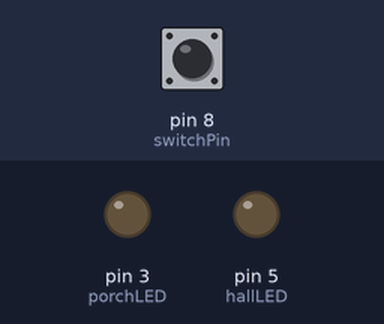
The sketch below on a simulated Arduino Uno, built with avr-gcc and run on an emulated ATmega328P. Parts: output pins drawn as LEDs (lit = HIGH). The test bench sets the inputs (shaded band); at power-on: pin 8 (switchPin) HIGH.

Above: at 1.2 s.
1.3 s: pin 8 (switchPin) pulled LOW for 0.15 s
At 1.42 s:
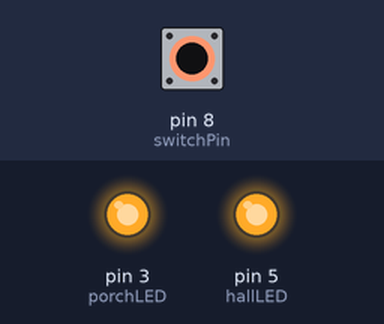
2.9 s: pin 8 (switchPin) pulled LOW for 3.2 s
At 7.6 s:
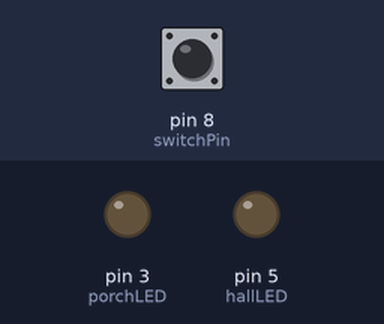
Timing chart, 0 to 9.1 s (numbered marks = the images above; inputs shaded):
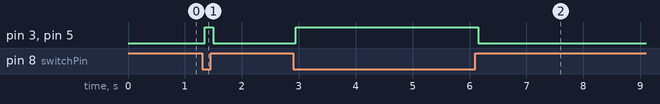

Measured:
- after the input at 1.3 s, pin 3 (porchLED), pin 5 (hallLED): LOW → HIGH after 0.05 s, → LOW 0.15 s later
- after the input at 2.9 s, pin 3 (porchLED), pin 5 (hallLED): LOW → HIGH after 0.05 s, → LOW 3.2 s later

The sketch:

Task1.1Lights_ON_reiterated.ino
```cpp
const int porchLED = 3;
const int hallLED = 5;
const int switchPin = 8;

const unsigned long PORCH_TIME = 30000;
const unsigned long HALL_TIME  = 60000;

unsigned long sequenceStartTime = 0;
bool sequenceRunning = false;
bool sequenceComplete = false;

int lastPhysicalReading = HIGH;
int confirmedSwitchState = HIGH;
unsigned long lastDebounceTime = 0;
const unsigned long debounceDelay = 50;

void setup() {
    pinMode(porchLED, OUTPUT);
    pinMode(hallLED, OUTPUT);
    pinMode(switchPin, INPUT_PULLUP);
}

void loop() {
    int physicalReading = digitalRead(switchPin);

    if (physicalReading != lastPhysicalReading) {
        lastDebounceTime = millis();
    }

    if ((millis() - lastDebounceTime) > debounceDelay) {
        confirmedSwitchState = physicalReading;
    }

    lastPhysicalReading = physicalReading;
    bool isSwitchOn = (confirmedSwitchState == LOW);

    if (isSwitchOn && !sequenceRunning && !sequenceComplete) {
        startLights();
        sequenceStartTime = millis();
        sequenceRunning = true;
    }

    if (!isSwitchOn) {
        turnOffEverything();
        sequenceRunning = false;
        sequenceComplete = false;
    }

    if (sequenceRunning) {
        unsigned long elapsedTime = millis() - sequenceStartTime;

        if (elapsedTime >= PORCH_TIME) {
            turnOffPorchLight();
        }

        if (elapsedTime >= HALL_TIME) {
            turnOffHallLight();
            sequenceRunning = false;
            sequenceComplete = true;
        }
    }
}

void startLights() {
    digitalWrite(porchLED, HIGH);
    digitalWrite(hallLED, HIGH);
}

void turnOffPorchLight() {
    digitalWrite(porchLED, LOW);
}

void turnOffHallLight() {
    digitalWrite(hallLED, LOW);
}

void turnOffEverything() {
    digitalWrite(porchLED, LOW);
    digitalWrite(hallLED, LOW);
}
```
